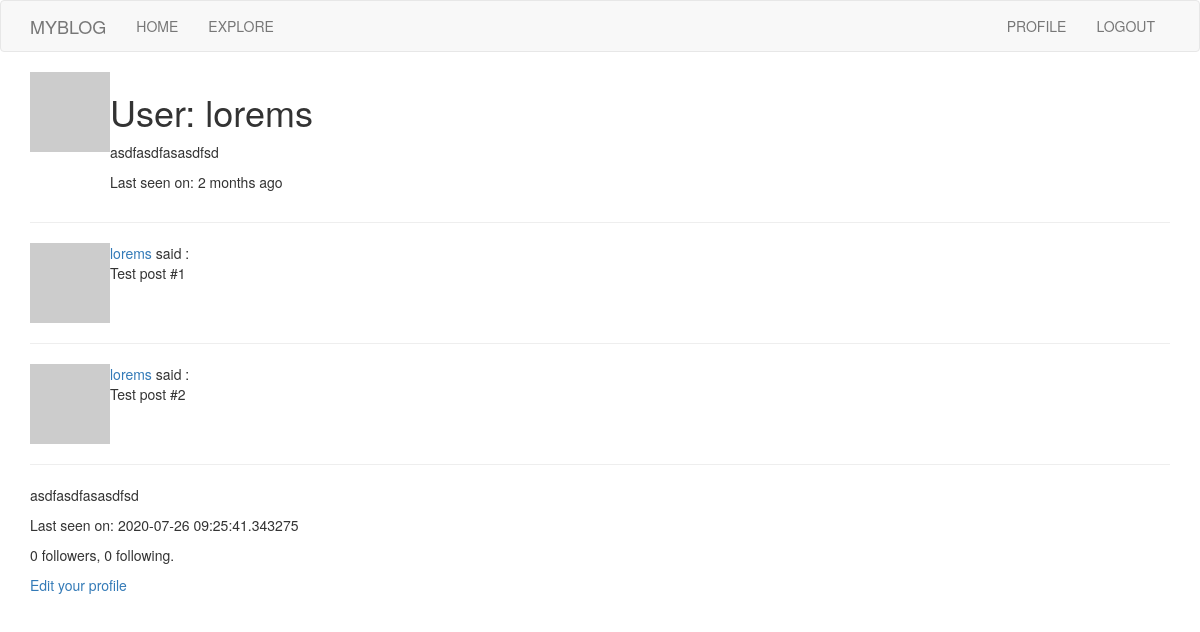
The app's page /user/lorems (signed in), older data.
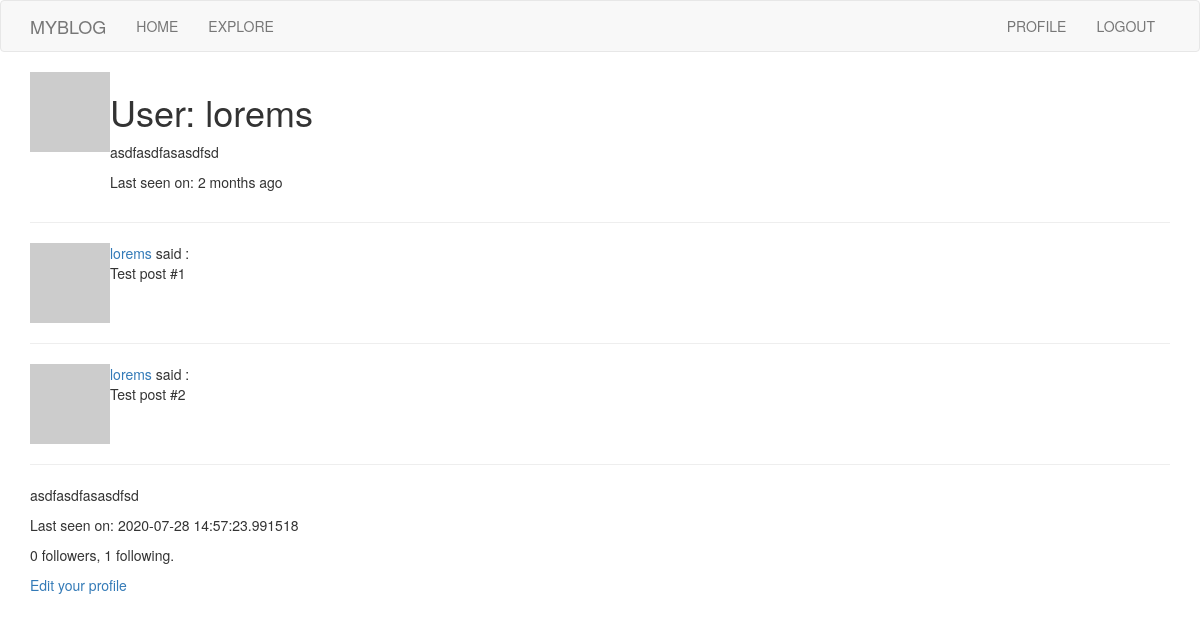
The same page, newer data.
### app/models.py (models this page shows, shortened)
class User(UserMixin, db.Model):
    id = db.Column(db.Integer, primary_key=True)
    username = db.Column(db.String(64), index=True, unique=True)
    email = db.Column(db.String(120), index=True, unique=True)
    password_hash = db.Column(db.String(128))
    posts = db.relationship('Post', backref='author', lazy='dynamic')
    about_me = db.Column(db.String(140))
    last_seen = db.Column(db.DateTime, default=datetime.utcnow)
    def avatar(self, size):
        digest = md5(self.email.lower().encode('utf-8')).hexdigest()
        return 'https://www.gravatar.com/avatar/{}?d=identicon&s={}'.format(digest, size)
    followed = db.relationship(
        'User', secondary=followers,
        primaryjoin=(followers.c.follower_id == id),
        secondaryjoin=(followers.c.followed_id == id),
        backref=db.backref('followers', lazy='dynamic'), lazy='dynamic'
    )

### app/routes.py (the view)
@app.route('/user/<username>')
@login_required
def user(username):
    user = User.query.filter_by(username=username).first_or_404()
    posts = [
        {'author': user, 'body': 'Test post #1'},
        {'author': user, 'body': 'Test post #2'}
    ]
    return render_template('user.html', user=user, posts=posts)

### app/models.py (called while the page is built)
@login.user_loader
def load_user(id):
    return User.query.get(int(id))

### app/routes.py (called while the page is built)
@app.before_request
def before_request():
    if current_user.is_authenticated:
        current_user.last_seen = datetime.utcnow()
        db.session.commit()

### app/templates/user.html
{% extends "base.html" %}
{% block app_content %}
    <table>
        <tr valign="top">
            <td><img src="{{ user.avatar(128) }}" alt=""></td>
            <td>
                <h1>User: {{ user.username }} </h1>
                {% if user.about_me %} <p>{{ user.about_me }}</p> {% endif %}
                {% if user.last_seen %} <p>Last seen on: {{ moment(user.last_seen).fromNow() }}</p> {% endif %}
            </td>
        </tr>
    </table>
    <hr>
    {% for post in posts %}
    <table>
        {% include '_post.html' %}
        <hr>
    </table>
    {% endfor %}
    {% if user.about_me %} <p>{{user.about_me }}</p>{% endif %}
    {% if user.last_seen %} <p>Last seen on: {{ user.last_seen }}</p> {% endif %}
    <p>{{ user.followers.count() }} followers, {{ user.followed.count() }} following. </p>
    {% if user == current_user %}
        <p><a href="{{ url_for('edit_profile') }}">Edit your profile</a></p>
    {% elif not current_user.is_following(user) %}
        <p><a href="{{ url_for('follow', username=user.username) }}">Follow</a></p>
    {% else %}
        <p><a href="{{ url_for('unfollow', username=user.username) }}">Unfollow</a></p>
    {% endif %}
{% endblock %}

### app/templates/_post.html
<table>
    <tr valign="top">
        <td width="70px">
            <a href="{{ url_for('user', username=post.author.username) }}">
                <img src="{{ post.author.avatar(70) }}" alt="">
            </a>
        </td>
        <td>
            <a href="{{ url_for('user', username=post.author.username) }}">
                {{ post.author.username }}
            </a>
            said {{ post.timestamp }} : <br>{{ post.body }}
        </td>
    </tr>
</table>

Row changes from the older to the newer data that the page shows:
changed User "lorems": last_seen "2020-07-26 09:25:41.343275" → "2020-07-28 14:57:23.991518"
Text that changed along with them:
{{ user.followed.count() }}: "0" → "1"
